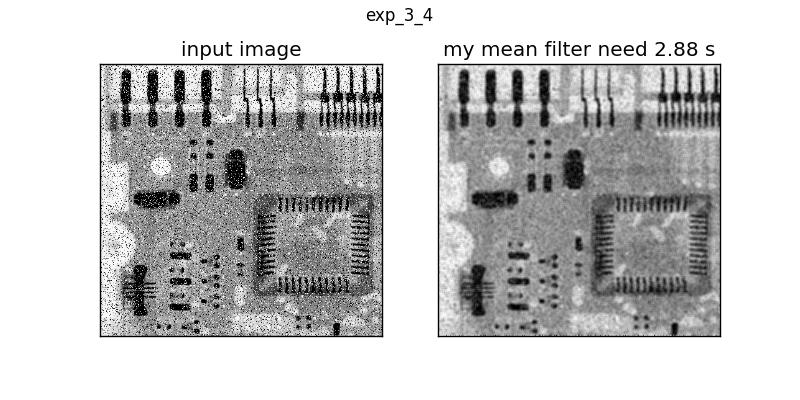

Python code for this plot:
# -*- coding:utf-8 -*-

import matplotlib.pylab as pl
import matplotlib.cm as cm
import numpy as np
import Image
from mymeanfilter import mymeanfilter
import time
im_0 = np.asarray(Image.open('test3_2.jpg').convert('L'))/float(255)
fig = pl.figure(figsize=(8,4))
ax_0 = fig.add_subplot(121)
ax_0.imshow(im_0,cmap=cm.gray)
ax_0.set_title('input image')
ax_0.set_xticks([])
ax_0.set_yticks([])
# ax_1
ax_1 = fig.add_subplot(122)
t1 = time.clock()
im_1 = mymeanfilter(im_0,[5,5])
t2 = time.clock()
ax_1.imshow(im_1,cmap=cm.gray)
ax_1.set_title('my mean filter need %.2f s'%(t2-t1))
ax_1.set_xticks([])
ax_1.set_yticks([])

fig.suptitle('exp_3_4')
fig.savefig('exp_3_4.jpg')
fig.savefig('exp_3_4.eps')
